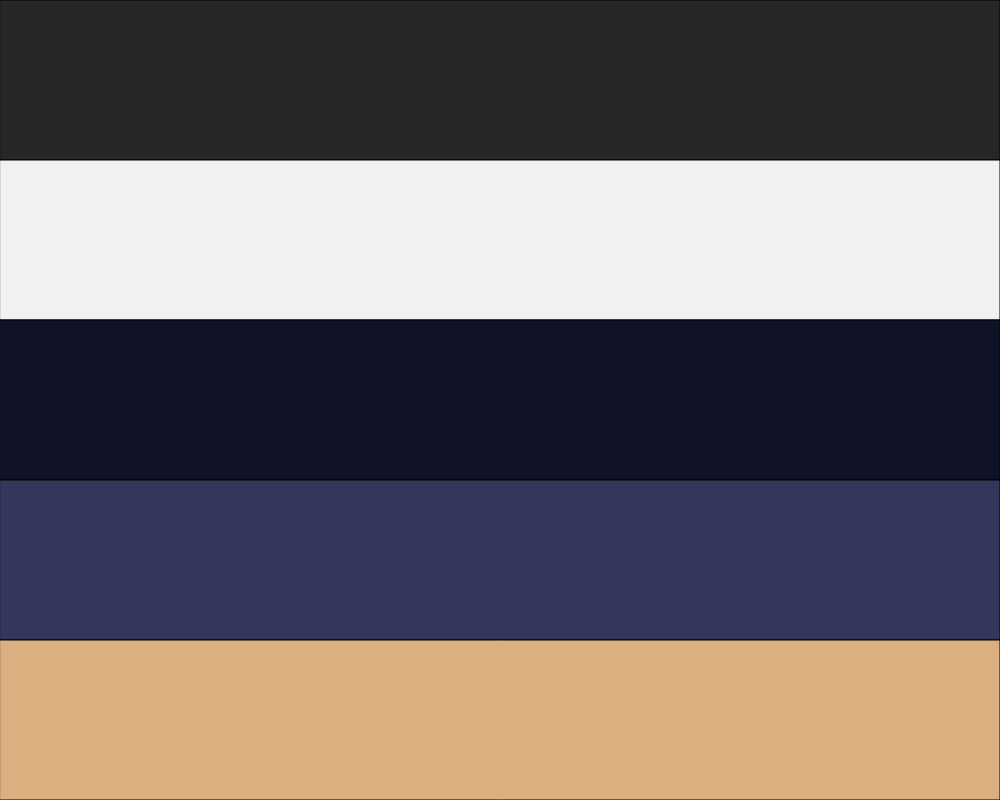
Frame 1 (no input)
Frame 60 (no input): identical to frame 1, image omitted
Frame 120 (the mouse pressed at the canvas centre since frame 60): identical to frame 1, image omitted

The p5.js sketch that drew this single still picture (run headless with seeded random() and noise() and a simulated clock; from frame 60 on, the mouse is pressed at the canvas centre):

// p5.js sketch
// ── sketch.js
/*
* Introduction à l'utilisation des arrays
*/
// palette:  https://color.adobe.com/fr/Limousine-color-theme-8811415
var couleurs = [
  '#262726',
  '#F1F0F2',
  '#101328',
  '#35365B',
  '#DAB081'
];
var hauteur;
function setup() {
   createCanvas(1000, 800);
   hauteur = height/couleurs.length;
   console.log(couleurs);
   
}

function draw() {
  for(var i = 0; i < couleurs.length; i++){
    var y = i *hauteur;
    fill(couleurs[i]);
    rect(0,y, width, hauteur);
  }
}
